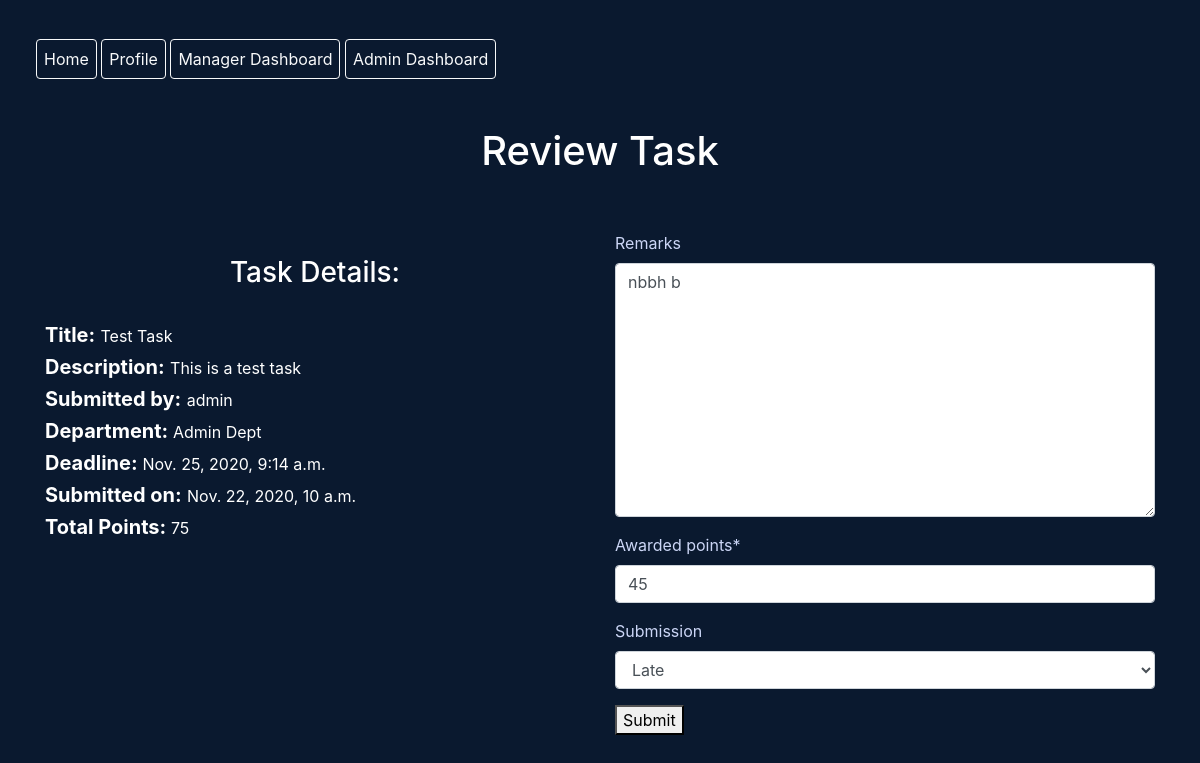
Screenshot of /create/task-review/14 (signed in) with the database file from the repository.
### createMode/models.py (models this page shows, shortened)
class Task(models.Model):
	title = models.CharField(max_length=240)
	description = models.TextField()
	total_points = models.PositiveIntegerField(validators=[MinValueValidator(10), MaxValueValidator(100)])
	department = models.ForeignKey(Department, on_delete=models.CASCADE)
	deadline = models.DateTimeField()
	assigned_to = models.ForeignKey(User, on_delete=models.SET_NULL, blank=True, null=True, related_name='assigned_to_user')
	created_by = models.ForeignKey(User, on_delete=models.SET_NULL, blank=True, null=True, related_name='created_by_user')
	created_at = models.DateTimeField(auto_now_add=True)
	submitted = models.BooleanField(default=False)
	reviewed = models.BooleanField(default=False)
	review_id = models.PositiveIntegerField(blank=True, null=True)

class TaskReview(models.Model):
	task = models.ForeignKey(Task, on_delete=models.CASCADE)
	submitted_by = models.ForeignKey(User, on_delete=models.CASCADE, related_name='submitted_by_user')
	submitted_on = models.DateTimeField(auto_now_add=True)
	reviewed_by = models.ForeignKey(User, on_delete=models.SET_NULL, blank=True, null=True, related_name='reviewed_by_user')
	reviewed_on = models.DateTimeField(auto_now=True)
	remarks = models.TextField(blank=True, null=True)
	awarded_points = models.PositiveIntegerField(validators=[MinValueValidator(10), MaxValueValidator(100)],blank=True, null=True)
	submission = models.CharField(max_length=25, choices=submission_choices, blank=True, null=True)

### core/models.py (models this page shows)
class Department(models.Model):
	name = models.CharField(max_length=60)
	description = models.CharField(max_length=264)
	def __str__(self):
		return self.name

### createMode/views.py (the view, shortened to what this page needs)
# urls.py: path('task-review/<int:pk>', ReviewTask.as_view(), name='task-review'),
class ReviewTask(ManagerRequiredMixin, UpdateView):
    model= TaskReview
    form_class = TaskReviewForm
    template_name = 'createMode/task_review.html'
    success_url = '/'
    def get_form_kwargs(self):
        kwargs = super(ReviewTask, self).get_form_kwargs()
        kwargs.update({'task_review_pk': self.kwargs['pk']})
        return kwargs
    def get_context_data(self, **kwargs):
        context = super().get_context_data(**kwargs)
        task_review_info = TaskReview.objects.get(pk=self.kwargs['pk'])
        task_info = task_review_info.task
        submitted_user_profile_id = EmployeeJobInfo.objects.get(user=task_review_info.submitted_by).pk
        context['task_review'] = task_review_info
        context['task'] = task_info
        context['submitted_user_profile_id']= submitted_user_profile_id
        return context

### createMode/forms.py
class TaskReviewForm(forms.ModelForm):
	class Meta:
		model = TaskReview
		fields = ('remarks', 'awarded_points', 'submission')
	def __init__(self, *args, **kwargs):
		task_review = TaskReview.objects.get(pk=kwargs.pop('task_review_pk'))
		task_maxvalue = task_review.task.total_points
		super(TaskReviewForm, self).__init__(*args, **kwargs)
		self.fields['awarded_points'] = forms.IntegerField(min_value = 10, max_value=task_maxvalue)

### core/context_processors.py (called while the page is built)
def check_authorization(request):
	if request.user.is_superuser:
		user_is_admin = True
	else:
		user_is_admin = False
	if request.user.is_authenticated:
		user_is_authenticated = True
		jobinfo = EmployeeJobInfo.objects.filter(user = request.user)[0]
		if jobinfo and jobinfo.isManager == True:
			user_is_manager = True
		else:
			user_is_manager = False
	else:
		user_is_authenticated = False
		user_is_manager = False
	return {
		'user_is_authenticated' : user_is_authenticated,
		'user_is_admin': user_is_admin,
		'user_is_manager' : user_is_manager,
	}

### createMode/views.py (called while the page is built)
    def dispatch(self, request, *args, **kwargs):
        usr = request.user
        usr_job_info = EmployeeJobInfo.objects.get(user=usr)
        if usr.is_authenticated and usr_job_info.isManager:
            pass
        else:
            return redirect('core:index')
        return super().dispatch(request, *args, **kwargs)

### createMode/templates/createMode/task_review.html (shortened to what this page needs)
{% extends 'core/base.html' %}
{% load crispy_forms_tags %}
{% load static %}
{% block content %}
	<div class="container" >
		<br>
		<h1>Review Task</h1>
		<br><br>
		<div class="row">
			<div class="col-md">
				<h3>Task Details:</h3>
				<h5><strong>Title:</strong> <small>{{ task.title }}</small></h5>
				<h5> <strong>Description:</strong>  <small>{{ task.description }}</small></h5>
				<h5><strong>Submitted by:</strong> <small>{{ task_review.submitted_by.username }}</small></h5>
				<h5><strong>Department: </strong><small>{{ task.department }}</small></h5>
				<h5><strong>Deadline: </strong> <small>{{ task.deadline }}</small></h5>
				<h5><strong>Submitted on:</strong> <small>{{ task_review.submitted_on }}</small></h5>
				<h5><strong>Total Points: </strong> <small>{{ task.total_points }}</small></h5>
			</div>
			<div class="col-md">
				<form method='POST'>
				{{ form|crispy }}
				<button type="submit">Submit</button>
			</form>
			</div>
		</div>
	</div>
{% endblock %}

### core/static/core/style.css (style rules this page uses)
html, body { background-color: #0a192f; color: rgb(204, 214, 246); }
h1, h2, h3, h4, h5 { color: white; }
h3 { padding: 25px 0px; }

### assignment/static/assignment/style.css (style rules this page uses)
h1,h3 { text-align: center; }

### rows the page displays
Task: title "Test Task", description "This is a test task", department "Admin Dept", deadline "Nov. 25, 2020, 9:14 a.m.", total_points "75"
TaskReview: submitted_by.username "admin", submitted_on "Nov. 22, 2020, 10 a.m.", remarks "nbbh b", awarded_points "45", submission "Late"
